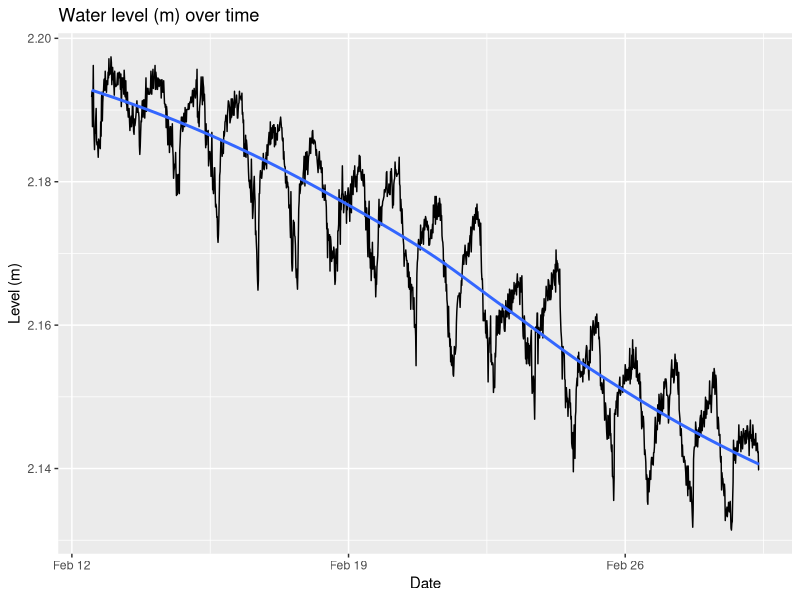
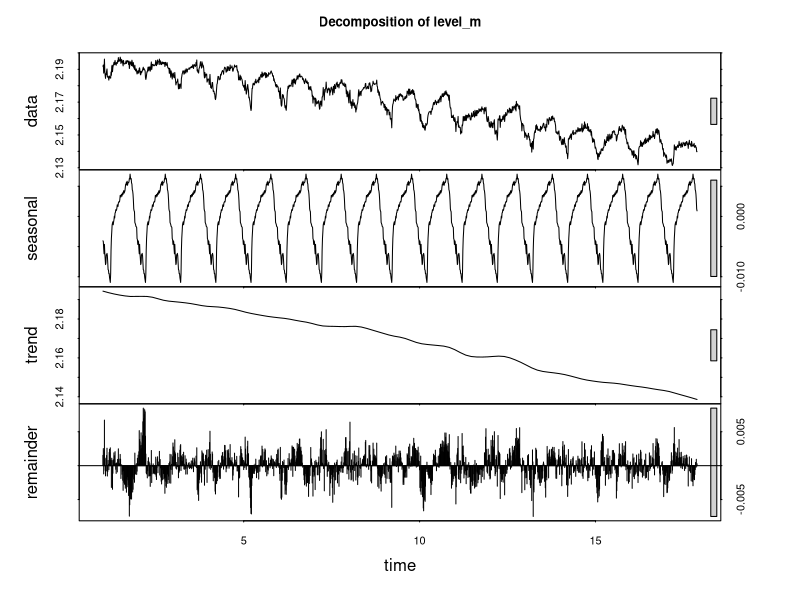
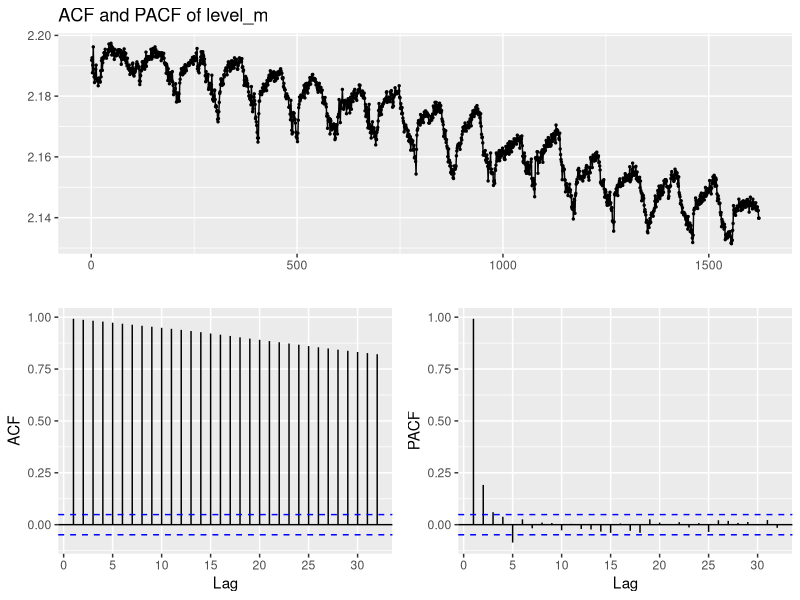
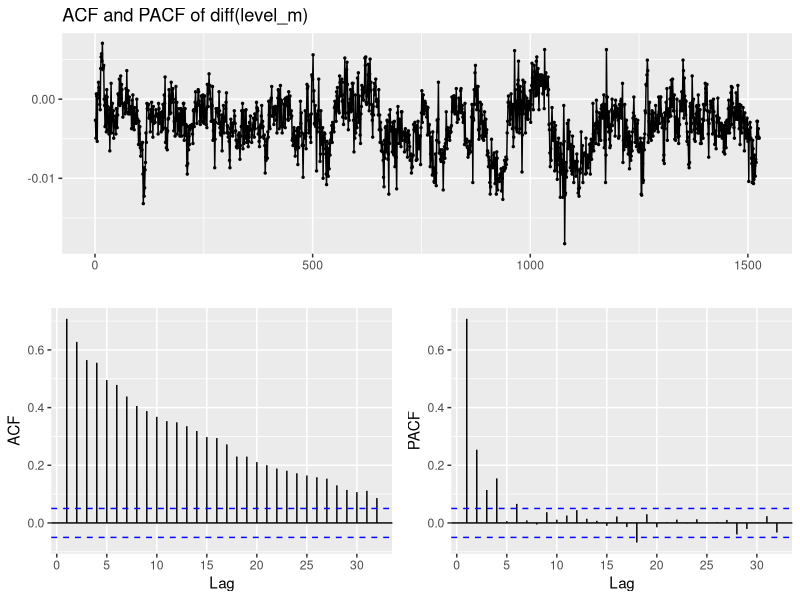

Here is the R script that generated these plots, in order:
## ---- chunk 1
knitr::opts_chunk$set(echo = TRUE)
## ---- chunk 2
library(tidyverse)
library(here)
library(forecast)
library(tseries)
## ---- chunk 3
here()

lv <- read_csv('data/180301 Level Data.csv')
head(lv, n=5)
## ---- chunk 4
lv$date_time <- as.POSIXct(lv$date_time, format = '%m/%d/%y %H:%M')
lv_df <- lv[c(2,5)]

cat('Absolute difference in water level over the period of', as.character(min(lv_df$date_time)), 'and', as.character(min(lv_df$date_time)), 'in meters:', max(lv_df$level_m) - min(lv_df$level_m))
## ---- chunk 5
ggplot(lv_df, aes(date_time, level_m)) +
    geom_line() +
    geom_smooth(method = 'loess', se = FALSE) +
    xlab('Date') +
    ylab('Level (m)') + 
    ggtitle('Water level (m) over time')
## ---- chunk 6
decomp_ts <- ts(lv_df$level_m, frequency = 96) %>%
    stl(s.window='periodic') %>%
    plot(main='Decomposition of level_m')
## ---- chunk 7
ggtsdisplay(lv_df$level_m, main='ACF and PACF of level_m')

ggtsdisplay(diff(lv_df$level_m, lag=96), main='ACF and PACF of diff(level_m)')
## ---- chunk 8
lv_adf <- adf.test(lv_df$level_m, k=96)
lv_diff_adf <- adf.test(diff(lv_df$level_m, lag=96), k=96)

cat('p-value from adf.test() of lv_df:', lv_adf$p.value,
    '\np-value from adf.test() of seasonally differenced lv_df:', lv_diff_adf$p.value)
## ---- chunk 9
lv_ts <- msts(lv$level_m, seasonal.periods=c(96,35064))
## ---- chunk 10
arima_param <- function(ts){
    # Performs a grid search for optimal ARIMA parameters by comparing aicc of each model
    # 
    # Return: The model and fourier transform with the lowest aicc
    best_fit <- list(model=Inf, aic=Inf, i=Inf, j=Inf)
    
    for (i in 1:10){
        for (j in 1:5){
            fit <- auto.arima(ts, seasonal=FALSE, xreg=fourier(ts, K=c(i,j)))
            if (fit$aic < best_fit$aic)
                best_fit <- list(model=fit, aicc=fit$aic, i=i, j=j)
            else break;
        }
    
    }
    return(best_fit)
}
## ---- chunk 11
#arima_model <- arima_param(lv_ts)

#plotter <- forecast(arima_model$model, xreg=fourier(lv_ts, K=c(arima_model$i, arima_model$j), h=192))
#autoplot(plotter)
## ---- chunk 12
#checkresiduals(arima_model$model, lag=96)
## ---- chunk 13
#autoplot(plotter)
